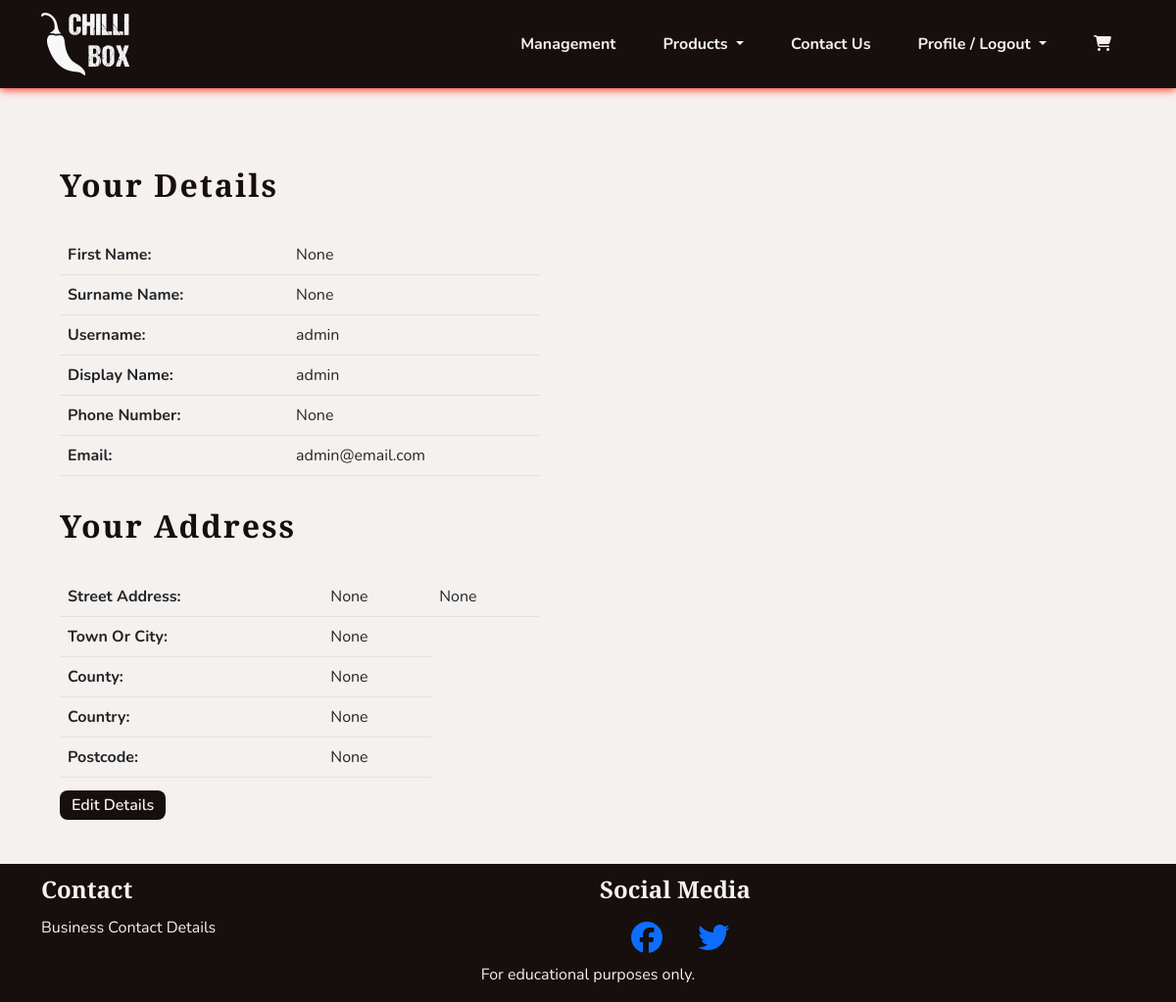
Page /profiles/profile/ (signed in) on the earlier database version.
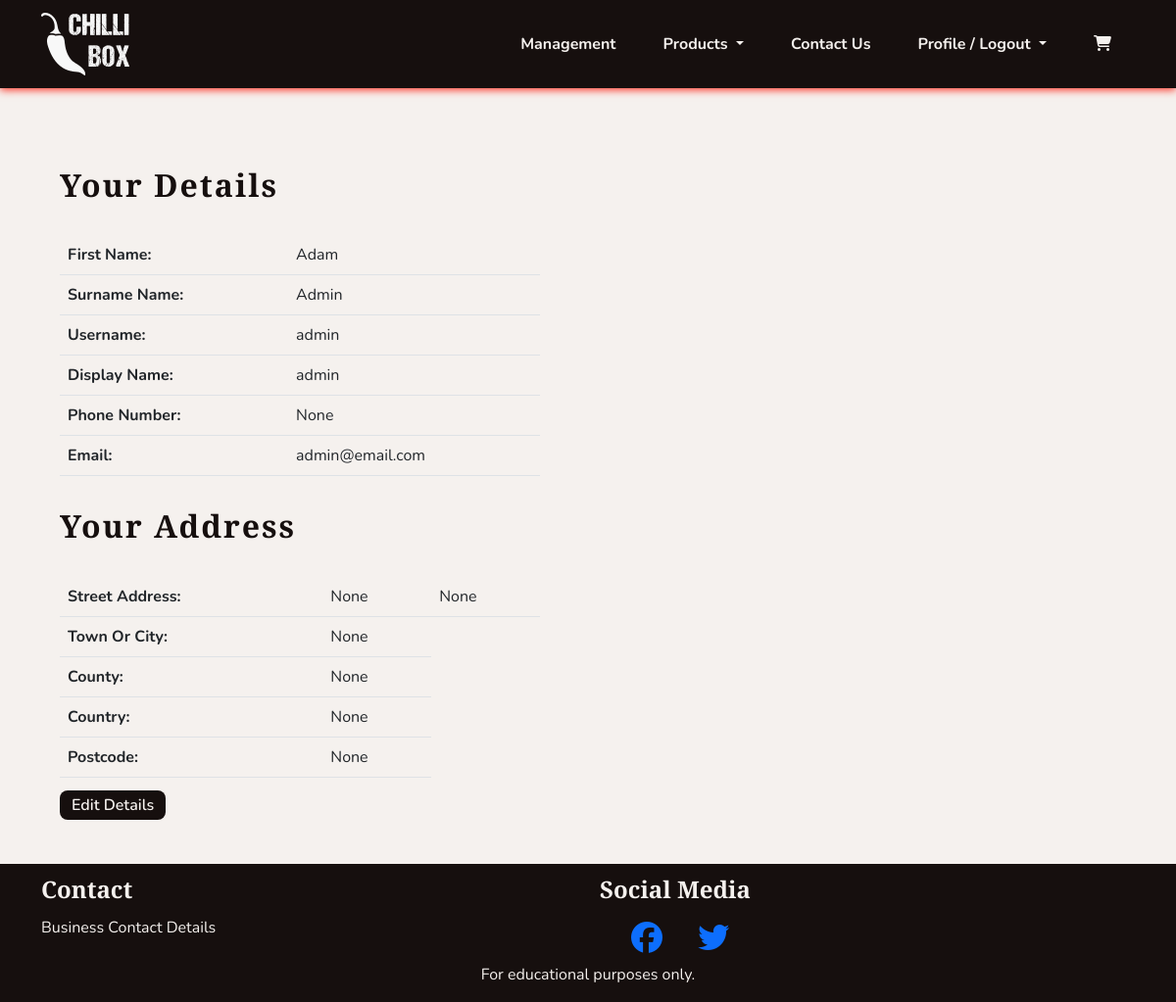
Same page on the later database version.
### profiles/models.py (models this page shows, shortened)
class UserProfile(models.Model):
    user = models.OneToOneField(User, on_delete=models.CASCADE)
    first_name = models.CharField(max_length=40, null=True, blank=True)
    last_name = models.CharField(max_length=80, null=True, blank=True)
    display_name = models.CharField(max_length=40, null=True, blank=True)
    phone_number = models.CharField(max_length=20, null=True, blank=True)
    street_address1 = models.CharField(max_length=80, null=True, blank=True)
    street_address2 = models.CharField(max_length=80, null=True, blank=True)
    town_or_city = models.CharField(max_length=40, null=True, blank=True)
    county = models.CharField(max_length=80, null=True, blank=True)
    country = CountryField(blank_label='Country', null=True, blank=True)
    postcode = models.CharField(max_length=20, null=True, blank=True)
    def __str__(self):
        return self.display_name

### profiles/views.py (the view)
# urls.py: path('profile/', views.ProfileView.as_view(), name='profile'),
class ProfileView(LoginRequiredMixin, View):
    def get(self, request):
        profile = get_object_or_404(UserProfile, user=request.user)
        template_name = 'profiles/profile.html'
        context = {'profile': profile, }
        return render(request, template_name, context)

### cart/contexts.py (called while the page is built, shortened)
def cart_contents(request):
    cart_items = []
    total = 0
    product_count = 0
    cart = request.session.get('cart', {})
    if total < settings.FREE_DELIVERY_THRESHOLD:
        delivery = Decimal(settings.STANDARD_DELIVERY_COST)
        free_delivery_delta = settings.FREE_DELIVERY_THRESHOLD - total
    else:
        delivery = 0
        free_delivery_delta = 0
    grand_total = delivery + total
    context = {
        'cart_items': cart_items,
        'total': total,
        'product_count': product_count,
        'delivery': delivery,
        'free_delivery_delta': free_delivery_delta,
        'free_delivery_threshold': settings.FREE_DELIVERY_THRESHOLD,
        'grand_total': grand_total,
    }
    return context

### profiles/templates/profiles/profile.html (shortened to what this page needs)
{% extends 'base.html' %}
{% block content %}
<section class="col-12 col-md-6">
    <div class="col-10 mx-auto">
        <h1 class="headings">Your Details</h1>
        <table class="table">
            <tr>
                <th>First Name: </th>
                <td>{{ profile.first_name }} </td>
            </tr>
            <tr>
                <th>Surname Name: </th>
                <td>{{ profile.last_name }} </td>
            </tr>
            <tr>
                <th>Username: </th>
                <td>{{ profile.user.username }} </td>
            </tr>
            <tr>
                <th>Display Name: </th>
                <td>{{ profile.display_name }} </td>
            </tr>
            <tr>
                <th>Phone Number: </th>
                <td>{{ profile.phone_number }} </td>
            </tr>
            <tr>
                <th>Email: </th>
                <td>{{ profile.user.email }} </td>
            </tr>
        </table>
        <h2 class="headings">Your Address</h2>
        <table class="table">
            <tr>
                <th>Street Address: </th>
                <td>{{ profile.street_address1 }} </td>
                <td>{{ profile.street_address2 }} </td>
            </tr>
            <tr>
                <th>Town Or City: </th>
                <td>{{ profile.town_or_city }} </td>
            </tr>
            <tr>
                <th>County: </th>
                <td>{{ profile.county }} </td>
            </tr>
            <tr>
                <th>Country: </th>
                <td>{{ profile.country }} </td>
            </tr>
            <tr>
                <th>Postcode: </th>
                <td>{{ profile.postcode }} </td>
            </tr>
        </table>
        <a class="chilli-btn" href="{% url 'profiles:edit_profile' %}">Edit Details</a>
    </div>
</section>
{% endblock %}

### templates/base.html (shortened to what this page needs)
{% load static %}
<!DOCTYPE html>
<html lang="en">
    <head>
        <link href="https://cdn.jsdelivr.net/npm/bootstrap@5.1.3/dist/css/bootstrap.min.css" rel="stylesheet">
        <link rel="stylesheet" href="{% static 'css/style.css' %}">
    </head>
    <body class="d-flex flex-column h-100">
        {% include 'includes/header.html' %}
        <main class="container-fluid my-5">
            {% block content %}
            {% endblock content %}
        </main>
        {% include 'includes/footer.html' %}
    </body>
</html>

### templates/includes/header.html (shortened to what this page needs)
{% load static %}
<header>
    <nav id="navbar" class="navbar navbar-expand-lg">
        <div class="container-sm d-flex justify-content-between">
            <a class="navbar-brand" href="{% url 'home:index' %}" aria-label="Go to home page"><img width="90"
                    height="64" src="{% static 'images/chilli-logo-white.png' %}" alt="The Chillibox Logo"></a>
            <div class="collapse navbar-collapse" id="navbarSupportedContent">
                <ul class="navbar-nav ms-auto mb-2 mb-lg-0">
                    {% if user.is_staff %}
                    <li class="nav-item">
                        <a class="navbar-links" href="{% url 'management:dashboard' %}">Management</a>
                    </li>
                    {% else %}
                    <li class="nav-item">
                        <a class="navbar-links" href="{% url 'home:index' %}">Home</a>
                    </li>
                    {% endif %}
                    <li class="nav-item dropdown">
                        <a class="navbar-links dropdown-toggle" href="#" role="button" data-bs-toggle="dropdown"
                            aria-expanded="false">
                            Products
                        </a>
                    </li>
                    <li class="nav-item">
                        <a class="navbar-links" href="#">Contact Us</a>
                    </li>
                    {% if user.is_authenticated %}
                    <li class="nav-item dropdown">
                        <a class="navbar-links dropdown-toggle" href="#" role="button" data-bs-toggle="dropdown"
                            aria-expanded="false">
                            Profile / Logout
                        </a>
                    </li>
                    {% endif %}
                </ul>
                <a class="navbar-links" data-bs-toggle="offcanvas" href="#theCart" role="button"
                    aria-controls="offcanvasExample">
                    <i class="fa-solid fa-cart-shopping"></i>
                </a>
            </div>
        </div>
    </nav>
</header>

### cart/templates/cart/cart_canvas.html (shortened to what this page needs)
{% load static %}

### templates/includes/footer.html
<footer class="footer mt-auto">
    <div class="container-md">
        <div class="row">
            <div class="col-md-6">
                <h2 class="footer-headings">Contact</h2>
                <p>
                    Business Contact Details
                </p>
            </div>
            <div class="col-md-6">
                <h2 class="footer-headings">Social Media</h2>
                <a class="pet-links footer-socials" href="https://facebook.com" target="_blank" rel="noopener"
                    aria-label="Find us on Facebook (opens in new tab)"><i class="fa-brands fa-facebook"></i></a>
                <a class="pet-links footer-socials" href="https://twitter.com" target="_blank" rel="noopener"
                    aria-label="Find us on Twitter (opens in new tab)"><i class="fa-brands fa-twitter"></i></a>
            </div>
        </div>
        <div class="row text-center">
            <p>For educational purposes only.</p>
        </div>
    </div>
</footer>

### static/css/style.css (style rules this page uses)
:root { --site-white: #f5f1ee; --site-black: #160f0e; --site-grey: #6b6363; --site-red: #fc382a; --site-dark-red:#bd0000; --site-green: #568729; --site-dark-green: #326300; --site-text-bg: rgba(49, 99, 0, 0.2); --site-car-bg: rgba(245, 241, 238, 0.61); }
html { height: 100%; }
section { max-width: 2550px; }
body { font-family: "Nunito", sans-serif; color: var(--site-black); font-size: 1rem; background: var(--site-white); }
h1, h2, h3, h4 { font-family: "Merriweather Sans", "Nunito", sans-serif; font-weight: 900; margin-top: 0.5em; margin-bottom: 0.5em; }
.headings { font-size: 2rem; letter-spacing: 2px; margin: 1em 0; }
ul { padding: 0; }
li { list-style: none; }
a { text-decoration: none; }
.navbar-links { cursor: pointer; display: inline-block; padding: 0.25rem 0.5rem; color: var(--site-white); font-weight: 700; margin: 1em; transition: all 0.8s linear; }
.chilli-btn { padding: 0.25em 0.75em; font-weight: 600; color: var(--site-white); background-color: var(--site-black); border-radius: 8px; transition: all 0.2s linear; }
#navbar { background-color: var(--site-black); color: var(--site-white); box-shadow: 0 2px 8px 0 var(--site-red); }
footer { background-color: var(--site-black); color: var(--site-white); }
.footer-headings { font-size: 1.5em; }
.footer-socials { font-size: 2em; padding-left: 1em; }

Differences in the rows shown:
changed UserProfile "admin": first_name "None" → "Adam"; last_name "None" → "Admin"
